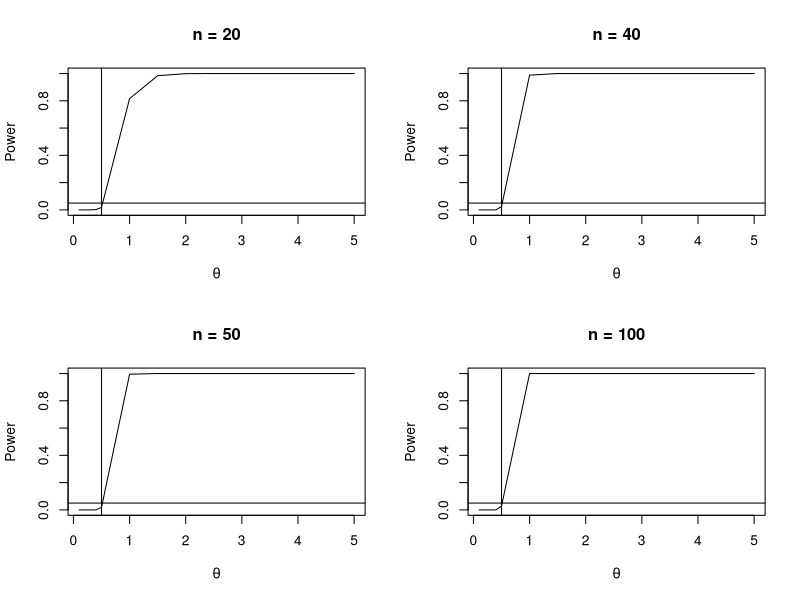

R code for this plot:
m <- 1000            #number of replicas
mu_verd <- 1/2       #true value of the population parameter
mu_test <- c(0.1,0.15,0.2,0.25,0.3,0.4,.5,1,1.5,2,2.5,3,3.5,4,4.5,5)   #test values
M <- length(mu_test)              #number of Monte Carlo replicas
power <- numeric(M)               #vector to storage the empirrical power of the test
nobs <- c(20, 40, 50, 100)        #sampling size
power_nobs <- matrix(0,length(nobs),M) #matrix to storage the empirical power of the test for each size n
c <- 1
for(j in nobs) {
  for (i in 1:M) {
    mu <- mu_test[i]
    p_value <- replicate(m, expr = {
      x <- rexp(j, 1/mu)
      test_t <- t.test(x, alternative = "greater", mu = mu_verd)
      test_t$p.value})
    power[i] <- mean(p_value <= 0.05)
  }
  power_nobs[c,] <- power
  c = c+1
}

#Plots to see the performance varying n
par(mfrow=c(2,2))
plot(mu_test, power_nobs[1,], type = "l", xlab = bquote(theta), ylab = "Power", main = "n = 20")
abline(v = mu_verd, lty = 1)
abline(h = .05, lty = 1)
plot(mu_test, power_nobs[2,], type = "l", xlab = bquote(theta), ylab = "Power", main = "n = 40")
abline(v = mu_verd, lty = 1)
abline(h = .05, lty = 1)
plot(mu_test, power_nobs[3,], type = "l", xlab = bquote(theta), ylab = "Power", main = "n = 50")
abline(v = mu_verd, lty = 1)
abline(h = .05, lty = 1)
plot(mu_test, power_nobs[4,], type = "l", xlab = bquote(theta), ylab = "Power", main = "n = 100")
abline(v = mu_verd, lty = 1)
abline(h = .05, lty = 1)
